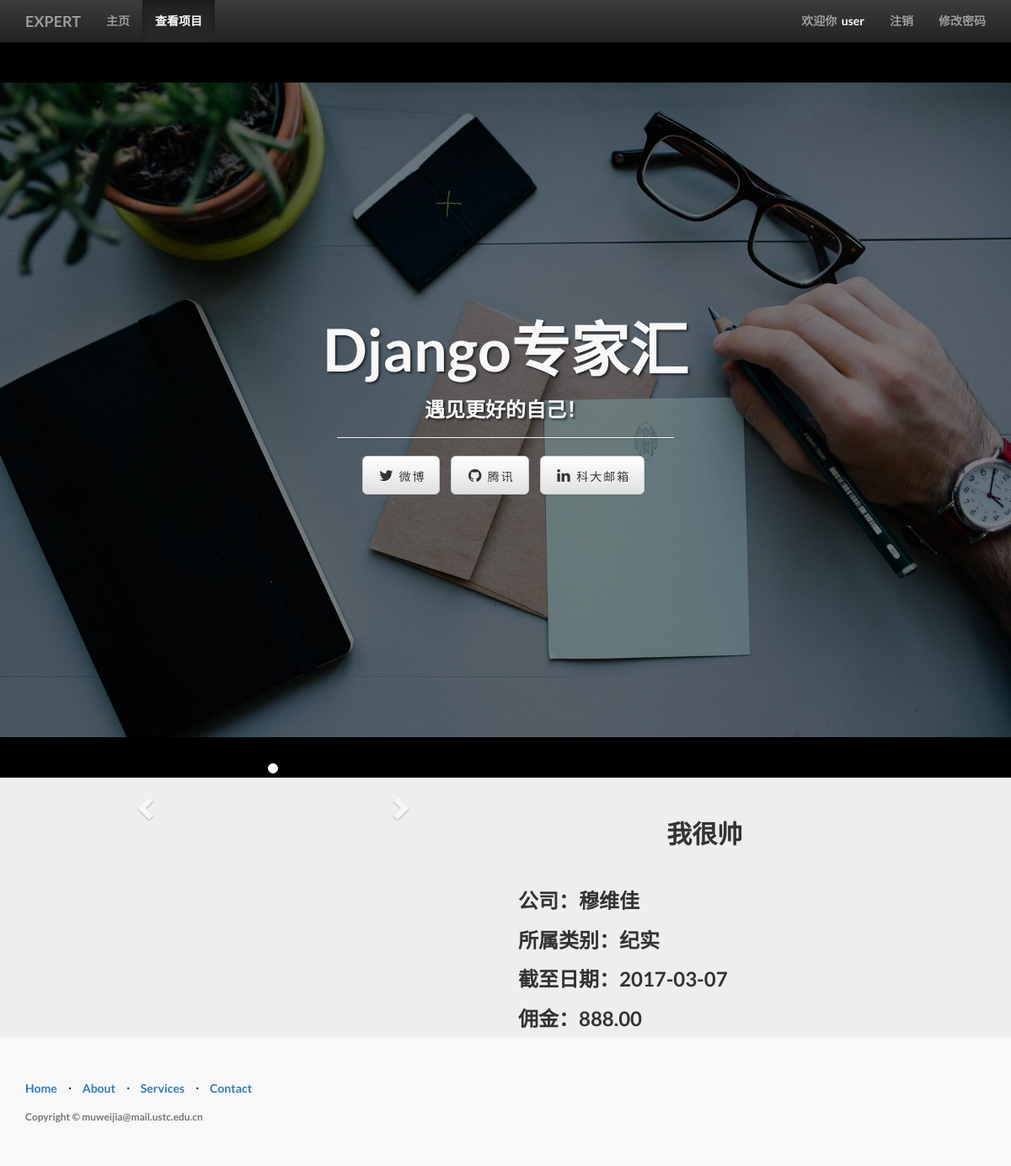
Screenshot of /view_book/detail/?id=1 (signed in) with the database file from the repository.
### management/models.py (models this page shows, shortened)
class MyUser(models.Model):
    user = models.OneToOneField(User)
    nickname = models.CharField(max_length=16)
    permission = models.IntegerField(default=1)

class Img(models.Model):
    name = models.CharField(max_length=128)
    description = models.TextField()
    img = models.ImageField(upload_to='image/%Y/%m/%d/')
    book = models.ForeignKey(Book)
    class META:
        ordering = ['name']

class Book(models.Model):
    name = models.CharField(max_length=128)
    price = models.FloatField()
    author = models.CharField(max_length=128)
    publish_date = models.DateField()
    category = models.CharField(max_length=128)
    class META:
        ordering = ['name']

### management/views.py (the view)
# urls.py: url(r'^view_book/detail/$', views.detail, name='detail'),
def detail(request):
    user = request.user if request.user.is_authenticated() else None
    book_id = request.GET.get('id', '')
    if book_id == '':
        return HttpResponseRedirect(reverse('view_book_list'))
    try:
        book = Book.objects.get(pk=book_id)
    except Book.DoesNotExist:
        return HttpResponseRedirect(reverse('view_book_list'))
    content = {
        'user': user,
        'active_menu': 'view_book',
        'book': book,
    }
    return render(request, 'management/detail.html', content)

### templates/management/detail.html (shortened to what this page needs)
{% extends "management/base.html" %}
{% load staticfiles %}
{% block content %}
    <div class="container">
        <div class="row">
            <div class="col-md-10 col-md-offset-1">
                <div class="col-md-5">
                    {% if book.img_set.all %}
                        <div id="carousel-generic" class="carousel slide" data-ride="carousel">
                            <ol class="carousel-indicators">
                                {% for img in book.img_set.all %}
                                    <li data-target="#carousel-generic" data-slide-to="{{ forloop.counter0 }}"
                                        {% if forloop.first %}class="active"{% endif %}></li>
                                {% endfor %}
                            </ol>
                            <a class="left carousel-control" href="#carousel-generic" role="button" data-slide="prev">
                                <span class="glyphicon glyphicon-chevron-left"></span>
                            </a>
                            <a class="right carousel-control" href="#carousel-generic" role="button" data-slide="next">
                                <span class="glyphicon glyphicon-chevron-right"></span>
                            </a>
                        </div>
                    {% else %}
                        <p class="text-center">暂无描述</p>
                    {% endif %}
                </div>
                <div class="col-md-6 col-md-offset-1">
                    <h2 class="text-center">{{ book.name }}</h2>
                    <br>
                    <h3>公司：{{ book.author }}</h3>
                    <h3>所属类别：{{ book.category }}</h3>
                    <h3>截至日期：{{ book.publish_date|date:"Y-m-d" }}</h3>
                    <h3>佣金：{{ book.price|floatformat:2 }}</h3>
                </div>
            </div>
        </div>
    </div>
{% endblock %}

### templates/management/base.html (shortened to what this page needs)
<!DOCTYPE html>
{% load staticfiles %}
<html lang="zh-cn">
<head>
    <link rel="stylesheet" type="text/css" href="{% static 'css/bootstrap.min.css' %}">
    <link rel="stylesheet" type="text/css" href="{% static 'css/bootstrap-theme.min.css' %}">
    <link rel="stylesheet" type="text/css" href="{% static 'css/base.css' %}">
    <link href="{% static 'css/landing-page.css' %}"rel="stylesheet">
    <link href="font-awesome/css/font-awesome.min.css" rel="stylesheet" type="text/css">
</head>
<body>
<nav class="navbar navbar-inverse navbar-fixed-top" role="navigation">
    <div class="container">
        <div class="navbar-header">
            <a href="{% url 'homepage' %}" class="navbar-brand">EXPERT</a>
        </div>
        <div class="collapse navbar-collapse" id="navbar-collapse-basepage">
            <ul class="nav navbar-nav">
                <li id="homepage"><a href="{% url 'homepage' %}">主页</a></li>
                <li id="view_book"><a href="{%url 'view_book_list'%}">查看项目</a></li>
            </ul>
            <ul class="nav navbar-nav navbar-right">
                {% if user %}
                    <li><p class="navbar-text">欢迎你&nbsp;&nbsp;<span id="base_name">{{ user.myuser.nickname }}</span></p>
                    </li>
                    <li><a href="{% url 'logout'%}">注销</a></li>
                    <li><a href="{% url 'set_password' %}">修改密码</a></li>
                {% endif %}
            </ul>
        </div>
    </div>
</nav>
<header class="jumbotron subhead" id="header-base">
    <div class="intro-header">
        <div class="container">
            <div class="row">
                <div class="col-lg-12">
                    <div class="intro-message">
                        <h1>Django专家汇</h1>
                        <h3>遇见更好的自己！ </h3>
                        <hr class="intro-divider">
                        <ul class="list-inline intro-social-buttons">
                            <li>
                                <a href=# class="btn btn-default btn-lg"><i class="fa fa-twitter fa-fw"></i> <span class="network-name">微博</span></a>
                            </li>
                            <li>
                                <a href=# class="btn btn-default btn-lg"><i class="fa fa-github fa-fw"></i> <span class="network-name">腾讯</span></a>
                            </li>
                            <li>
                                <a href="#" class="btn btn-default btn-lg"><i class="fa fa-linkedin fa-fw"></i> <span class="network-name">科大邮箱</span></a>
                            </li>
                        </ul>
                    </div>
                </div>
            </div>
        </div>
    </div>
</header>
{% block content %}{% endblock %}
    <footer>
        <div class="container">
            <div class="row">
                <div class="col-lg-12">
                    <ul class="list-inline">
                        <li>
                            <a href="#">Home</a>
                        </li>
                        <li class="footer-menu-divider">&sdot;</li>
                        <li>
                            <a href="#about">About</a>
                        </li>
                        <li class="footer-menu-divider">&sdot;</li>
                        <li>
                            <a href="#services">Services</a>
                        </li>
                        <li class="footer-menu-divider">&sdot;</li>
                        <li>
                            <a href="#contact">Contact</a>
                        </li>
                    </ul>
                    <p class="copyright text-muted small">Copyright &copy; muweijia@mail.ustc.edu.cn</p>
                </div>
            </div>
        </div>
    </footer>
</body>
</html>

### management/static/css/base.css (style rules this page uses)
body { padding-top: 50px; background-color: #eeeeee; }
#header-base { background-color: #000; color: #fff; }
#base_name { color: #fff; font-weight: bold; }

### management/static/css/landing-page.css (style rules this page uses)
body, html { width: 100%; height: 100%; }
body, h1, h2, h3, h4, h5, h6 { font-family: "Lato","Helvetica Neue",Helvetica,Arial,sans-serif; font-weight: 700; }
.intro-header { padding-top: 50px; padding-bottom: 50px; text-align: center; color: #f8f8f8; background: url(../img/intro-bg.jpg) no-repeat center center; background-size: cover; }
.intro-message { position: relative; padding-top: 20%; padding-bottom: 20%; }
.intro-message > h1 { margin: 0; text-shadow: 2px 2px 3px rgba(0,0,0,0.6); font-size: 5em; }
.intro-divider { width: 400px; border-top: 1px solid #f8f8f8; border-bottom: 1px solid rgba(0,0,0,0.2); }
.intro-message > h3 { text-shadow: 2px 2px 3px rgba(0,0,0,0.6); }
.network-name { text-transform: uppercase; font-size: 14px; font-weight: 400; letter-spacing: 2px; }
footer { padding: 50px 0; background-color: #f8f8f8; }
p.copyright { margin: 15px 0 0; }

### rows the page displays
Book: name "我很帅", author "穆维佳", category "纪实", publish_date "2017-03-07", price "888.00"

### other values shown
{{ user.myuser.nickname }} "user"
